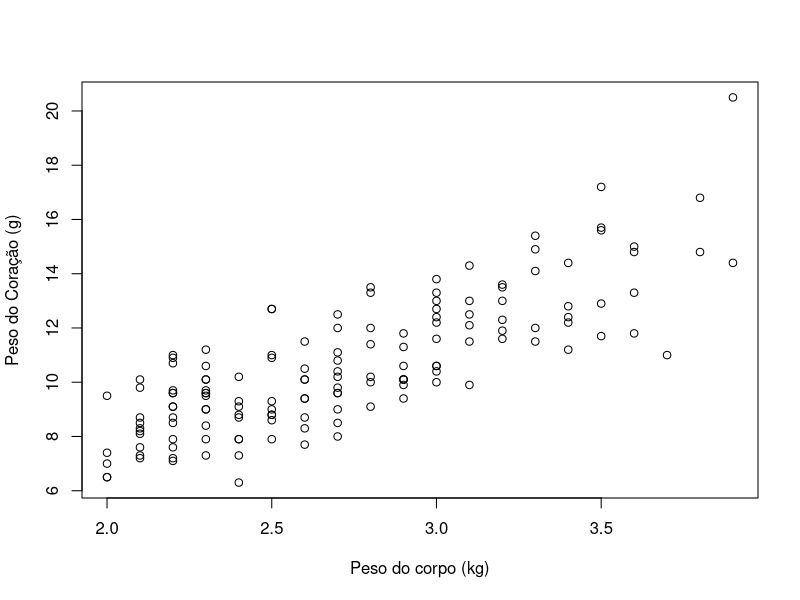
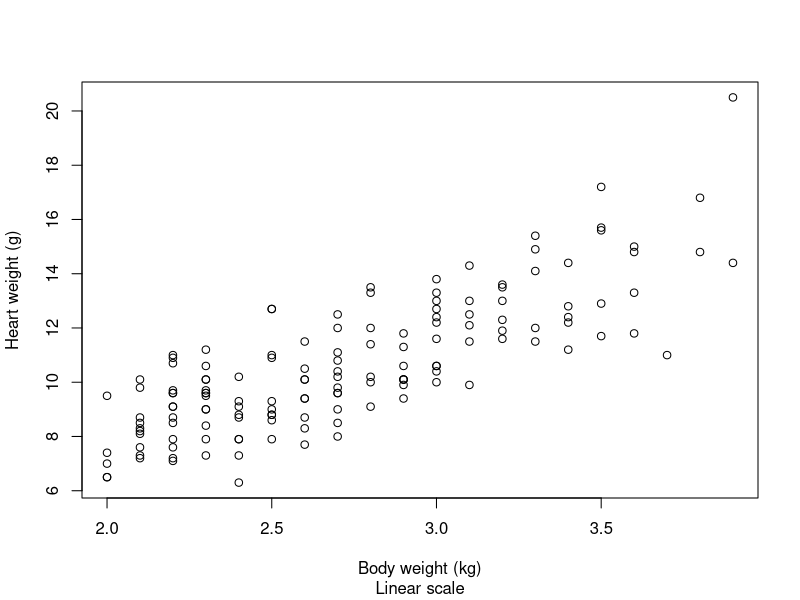
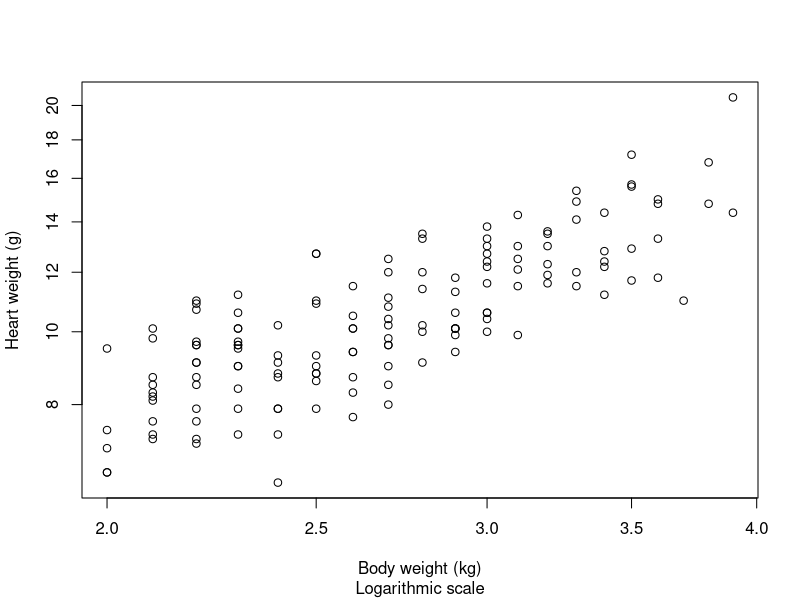

Write the R code that produced these figures, in order.
## ---- chunk 1
knitr::include_graphics("http://apod.nasa.gov/apod/image/1302/ringshexagon_cassini_1016.jpg")
## ---- chunk 2
library(MASS)
data(cats)
plot(Hwt ~ Bwt, data=cats, xlab="Peso do corpo (kg)", ylab="Peso do Coração (g)")
## ---- chunk 3
with(cats, cor(Hwt, Bwt))
## ---- chunk 4
plot(Hwt ~ Bwt, data=cats, xlab="Body weight (kg)",
     ylab="Heart weight (g)", sub="Linear scale")
plot(Hwt ~ Bwt, data=cats, log="xy", xlab="Body weight (kg)",
     ylab="Heart weight (g)", sub="Logarithmic scale")
## ---- chunk 5
coefficients(summary(lm(Hwt ~ Bwt, data=cats)))
## ---- chunk 6
library(knitr) # Only need this the first time!
kable(coefficients(summary(lm(Hwt ~ Bwt, data=cats))))
## ---- chunk 7
lm(Hwt ~ Bwt, data=cats)
